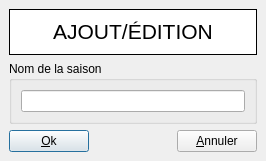
<ui version="4.0" >
 <class>SeasonEdit</class>
 <widget class="QDialog" name="SeasonEdit" >
  <property name="geometry" >
   <rect>
    <x>0</x>
    <y>0</y>
    <width>266</width>
    <height>161</height>
   </rect>
  </property>
  <property name="windowTitle" >
   <string>Ajout/édition d'une saison</string>
  </property>
  <layout class="QGridLayout" >
   <property name="margin" >
    <number>9</number>
   </property>
   <property name="spacing" >
    <number>6</number>
   </property>
   <item row="0" column="0" >
    <widget class="QFrame" name="frame" >
     <property name="palette" >
      <palette>
       <active>
        <colorrole role="Base" >
         <brush brushstyle="SolidPattern" >
          <color alpha="255" >
           <red>255</red>
           <green>255</green>
           <blue>255</blue>
          </color>
         </brush>
        </colorrole>
        <colorrole role="Window" >
         <brush brushstyle="SolidPattern" >
          <color alpha="255" >
           <red>255</red>
           <green>255</green>
           <blue>255</blue>
          </color>
         </brush>
        </colorrole>
       </active>
       <inactive>
        <colorrole role="Base" >
         <brush brushstyle="SolidPattern" >
          <color alpha="255" >
           <red>255</red>
           <green>255</green>
           <blue>255</blue>
          </color>
         </brush>
        </colorrole>
        <colorrole role="Window" >
         <brush brushstyle="SolidPattern" >
          <color alpha="255" >
           <red>255</red>
           <green>255</green>
           <blue>255</blue>
          </color>
         </brush>
        </colorrole>
       </inactive>
       <disabled>
        <colorrole role="Base" >
         <brush brushstyle="SolidPattern" >
          <color alpha="255" >
           <red>255</red>
           <green>255</green>
           <blue>255</blue>
          </color>
         </brush>
        </colorrole>
        <colorrole role="Window" >
         <brush brushstyle="SolidPattern" >
          <color alpha="255" >
           <red>255</red>
           <green>255</green>
           <blue>255</blue>
          </color>
         </brush>
        </colorrole>
       </disabled>
      </palette>
     </property>
     <property name="autoFillBackground" >
      <bool>true</bool>
     </property>
     <property name="frameShape" >
      <enum>QFrame::Box</enum>
     </property>
     <property name="frameShadow" >
      <enum>QFrame::Plain</enum>
     </property>
     <layout class="QGridLayout" >
      <property name="margin" >
       <number>9</number>
      </property>
      <property name="spacing" >
       <number>6</number>
      </property>
      <item row="0" column="0" >
       <widget class="QLabel" name="TextLabel1" >
        <property name="sizePolicy" >
         <sizepolicy>
          <hsizetype>1</hsizetype>
          <vsizetype>1</vsizetype>
          <horstretch>0</horstretch>
          <verstretch>0</verstretch>
         </sizepolicy>
        </property>
        <property name="minimumSize" >
         <size>
          <width>0</width>
          <height>0</height>
         </size>
        </property>
        <property name="maximumSize" >
         <size>
          <width>32767</width>
          <height>32767</height>
         </size>
        </property>
        <property name="font" >
         <font>
          <pointsize>16</pointsize>
          <weight>75</weight>
          <bold>true</bold>
         </font>
        </property>
        <property name="text" >
         <string>&lt;html>&lt;head>&lt;meta name="qrichtext" content="1" />&lt;style type="text/css">
p, li { white-space: pre-wrap; }
&lt;/style>&lt;/head>&lt;body style=" font-family:'MS Shell Dlg 2'; font-size:16pt; font-weight:600; font-style:normal; text-decoration:none;">
&lt;p style=" margin-top:0px; margin-bottom:0px; margin-left:0px; margin-right:0px; -qt-block-indent:0; text-indent:0px;">&lt;span style=" font-weight:400;">AJOUT/ÉDITION&lt;/span>&lt;/p>&lt;/body>&lt;/html></string>
        </property>
        <property name="alignment" >
         <set>Qt::AlignCenter</set>
        </property>
        <property name="wordWrap" >
         <bool>false</bool>
        </property>
       </widget>
      </item>
     </layout>
    </widget>
   </item>
   <item row="2" column="0" >
    <layout class="QHBoxLayout" >
     <property name="margin" >
      <number>0</number>
     </property>
     <property name="spacing" >
      <number>6</number>
     </property>
     <item>
      <widget class="QPushButton" name="btnOk" >
       <property name="text" >
        <string>&amp;Ok</string>
       </property>
       <property name="shortcut" >
        <string>Alt+O</string>
       </property>
      </widget>
     </item>
     <item>
      <spacer>
       <property name="orientation" >
        <enum>Qt::Horizontal</enum>
       </property>
       <property name="sizeType" >
        <enum>QSizePolicy::Expanding</enum>
       </property>
       <property name="sizeHint" >
        <size>
         <width>20</width>
         <height>20</height>
        </size>
       </property>
      </spacer>
     </item>
     <item>
      <widget class="QPushButton" name="btnCancel" >
       <property name="text" >
        <string>&amp;Annuler</string>
       </property>
       <property name="shortcut" >
        <string>Alt+A</string>
       </property>
      </widget>
     </item>
    </layout>
   </item>
   <item row="1" column="0" >
    <widget class="QGroupBox" name="groupBox" >
     <property name="title" >
      <string>Nom de la saison</string>
     </property>
     <layout class="QGridLayout" >
      <property name="margin" >
       <number>9</number>
      </property>
      <property name="spacing" >
       <number>6</number>
      </property>
      <item row="0" column="0" >
       <widget class="QLineEdit" name="lneName" />
      </item>
     </layout>
    </widget>
   </item>
  </layout>
 </widget>
 <layoutdefault spacing="6" margin="11" />
 <pixmapfunction>qPixmapFromMimeSource</pixmapfunction>
 <resources/>
 <connections>
  <connection>
   <sender>btnOk</sender>
   <signal>clicked()</signal>
   <receiver>SeasonEdit</receiver>
   <slot>accept()</slot>
   <hints>
    <hint type="sourcelabel" >
     <x>26</x>
     <y>126</y>
    </hint>
    <hint type="destinationlabel" >
     <x>20</x>
     <y>20</y>
    </hint>
   </hints>
  </connection>
  <connection>
   <sender>btnCancel</sender>
   <signal>clicked()</signal>
   <receiver>SeasonEdit</receiver>
   <slot>reject()</slot>
   <hints>
    <hint type="sourcelabel" >
     <x>195</x>
     <y>126</y>
    </hint>
    <hint type="destinationlabel" >
     <x>20</x>
     <y>20</y>
    </hint>
   </hints>
  </connection>
 </connections>
</ui>
